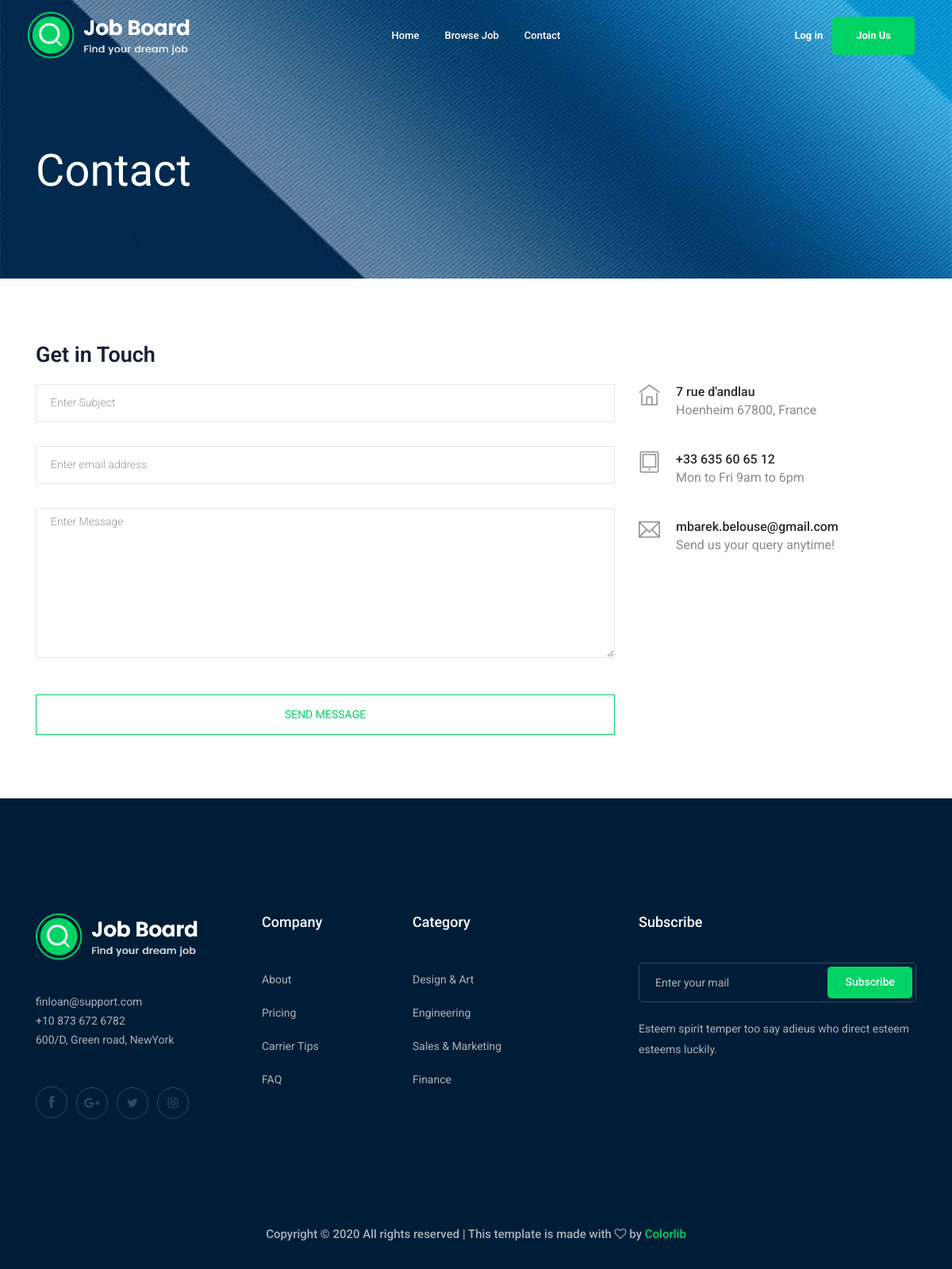
The page /contact-us/ on the database as committed earlier.
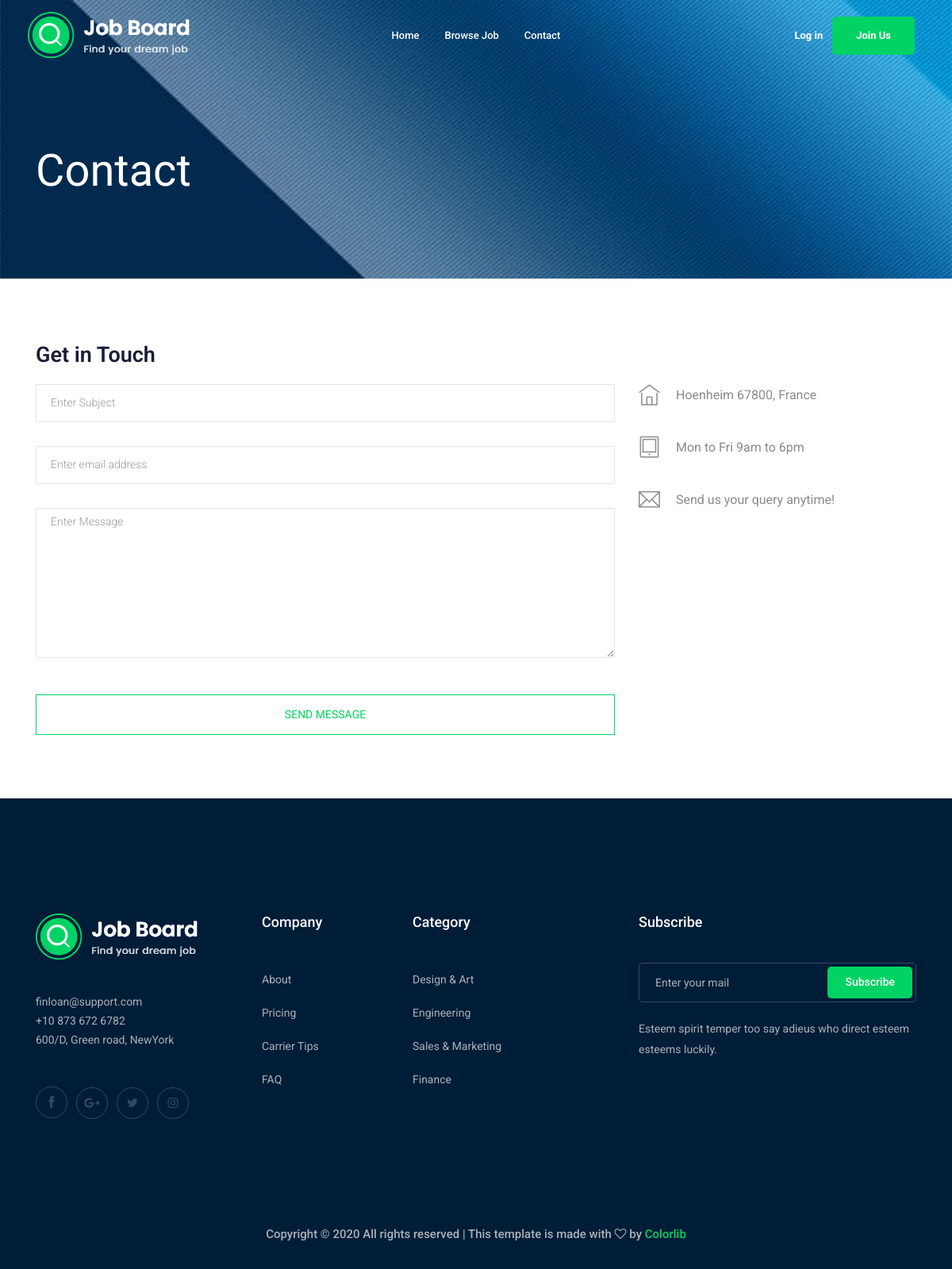
The same page on the database as committed later.
### contact/models.py (models this page shows, shortened)
class Info(models.Model):
    place = models.CharField(max_length=50)
    phone_number  = models.CharField(max_length=20)
    email = models.EmailField(max_length=254)
    class Meta:
        verbose_name = ("Info")
        verbose_name_plural = ("Infos")

### contact/views.py (the view, shortened to what this page needs)
# urls.py: path('',views.send_message , name='contact'),
def send_message(request):
    myinfo = Info.objects.first()
    return render(request,'contact/contact.html',{'myinfo':myinfo})

### contact/templates/contact/contact.html (shortened to what this page needs)
{% extends 'job/base.html' %}
{% block body %}
    <div class="bradcam_area bradcam_bg_1">
        <div class="container">
            <div class="row">
                <div class="col-xl-12">
                    <div class="bradcam_text">
                        <h3>contact</h3>
                    </div>
                </div>
            </div>
        </div>
    </div>
  <section class="contact-section section_padding">
    <div class="container">
      <div class="row">
        <div class="col-12">
          <h2 class="contact-title">Get in Touch</h2>
        </div>
        <div class="col-lg-8">
          <form class="form-contact contact_form" method="post" >
            <div class="row">
              <div class="col-12">
                <div class="form-group">
                  <input class="form-control" name="subject" id="subject" type="text" onfocus="this.placeholder = ''" onblur="this.placeholder = 'Enter Subject'" placeholder = 'Enter Subject'>
                </div>
              </div>
              <div class="col-sm-12">
                <div class="form-group">
                  <input class="form-control" name="email" id="email" type="email" onfocus="this.placeholder = ''" onblur="this.placeholder = 'Enter email address'" placeholder = 'Enter email address'>
                </div>
              </div>
              <div class="col-12">
                <div class="form-group">
                    <textarea class="form-control w-100" name="message" id="message" cols="30" rows="9"  placeholder = 'Enter Message'></textarea>
                </div>
              </div>
            </div>
            <div class="form-group mt-3">
              <input type="submit" class="button button-contactForm btn_4 boxed-btn w-100" value="send message">
            </div>
          </form>
        </div>
        <div class="col-lg-4">
          <div class="media contact-info">
            <span class="contact-info__icon"><i class="ti-home"></i></span>
            <div class="media-body">
              <h3>{{myinfo.place}}</h3>
              <p>Hoenheim 67800, France</p>
            </div>
          </div>
          <div class="media contact-info">
            <span class="contact-info__icon"><i class="ti-tablet"></i></span>
            <div class="media-body">
              <h3>{{myinfo.phone_number}}</h3>
              <p>Mon to Fri 9am to 6pm</p>
            </div>
          </div>
          <div class="media contact-info">
            <span class="contact-info__icon"><i class="ti-email"></i></span>
            <div class="media-body">
              <h3>{{myinfo.email}}</h3>
              <p>Send us your query anytime!</p>
            </div>
          </div>
        </div>
      </div>
    </div>
  </section>
  {% endblock body %}

### job/templates/job/base.html (shortened to what this page needs)
{% load static %}
<!DOCTYPE html>
<html class="no-js" lang="zxx">
  <head>
    <link rel="stylesheet" href="{% static 'css/bootstrap.min.css' %}" />
    <link rel="stylesheet" href="{% static 'css/owl.carousel.min.css' %}" />
    <link rel="stylesheet" href="{% static 'css/magnific-popup.css' %}" />
    <link rel="stylesheet" href="{% static 'css/font-awesome.min.css' %}" />
    <link rel="stylesheet" href="{% static 'css/themify-icons.css' %}" />
    <link rel="stylesheet" href="{% static 'css/nice-select.css' %}" />
    <link rel="stylesheet" href="{% static 'css/flaticon.css' %}" />
    <link rel="stylesheet" href="{% static 'css/jquery-ui.css' %}" />
    <link rel="stylesheet" href="{% static 'css/gijgo.css' %}" />
    <link rel="stylesheet" href="{% static 'css/animate.min.css' %}" />
    <link rel="stylesheet" href="{% static 'css/slicknav.css' %}" />
    <link rel="stylesheet" href="{% static 'css/style.css' %}" />
    <link rel="stylesheet" href="{% static 'css/cards.css' %}" />
  </head>
  <body>
    <header>
      <div class="header-area">
        <div id="sticky-header" class="main-header-area">
          <div class="container-fluid">
            <div class="header_bottom_border">
              <div class="row align-items-center">
                <div class="col-xl-3 col-lg-2">
                  <div class="logo">
                    <a href="{% url 'jobs:index' %}">
                      <img src="{% static 'img/logo.png' %}" alt="" />
                    </a>
                  </div>
                </div>
                <div class="col-xl-6 col-lg-7">
                  <div class="main-menu d-none d-lg-block">
                    <nav>
                      <ul id="navigation">
                        <li><a href="{% url 'jobs:index' %}">home</a></li>
                        <li><a href="{% url 'jobs:home' %}">Browse Job</a></li>
                        <li><a href="{% url 'contact:contact' %}">Contact</a></li>
                      </ul>
                    </nav>
                  </div>
                </div>
                <div class="col-xl-3 col-lg-3 d-none d-lg-block">
                  <div class="Appointment">
                    <div class="phone_num d-none d-xl-block">
                      {% if not user.is_authenticated %}
                      <a class="mr-2 font-weight-bold" href="{% url 'login' %}">Log in</a>
                      <a class="boxed-btn3 font-weight-bold" href="{% url 'accounts:signup' %}">Join Us</a>
                      {% endif %}
                    </div>
                  </div>
                </div>
                <div class="col-12">
                </div>
              </div>
            </div>
          </div>
        </div>
      </div>
    </header>
    {% block body %}
    {% endblock %}
    <footer class="footer">
        <div class="footer_top">
          <div class="container">
            <div class="row">
              <div class="col-xl-3 col-md-6 col-lg-3">
                <div
                  class="footer_widget wow fadeInUp"
                  data-wow-duration="1s"
                  data-wow-delay=".3s"
                >
                  <div class="footer_logo">
                    <a href="#">
                      <img src="{% static 'img/logo.png' %}" alt="" />
                    </a>
                  </div>
                  <p>
                    finloan@support.com <br />
                    +10 873 672 6782 <br />
                    600/D, Green road, NewYork
                  </p>
                  <div class="socail_links">
                    <ul>
                      <li>
                        <a href="#">
                          <i class="ti-facebook"></i>
                        </a>
                      </li>
                      <li>
                        <a href="#">
                          <i class="fa fa-google-plus"></i>
                        </a>
                      </li>
                      <li>
                        <a href="#">
                          <i class="fa fa-twitter"></i>
                        </a>
                      </li>
                      <li>
                        <a href="#">
                          <i class="fa fa-instagram"></i>
                        </a>
                      </li>
                    </ul>
                  </div>
                </div>
              </div>
              <div class="col-xl-2 col-md-6 col-lg-2">
                <div
                  class="footer_widget wow fadeInUp"
                  data-wow-duration="1.1s"
                  data-wow-delay=".4s"
                >
                  <h3 class="footer_title">
                    Company
                  </h3>
                  <ul>
                    <li><a href="#">About </a></li>
                    <li><a href="#"> Pricing</a></li>
                    <li><a href="#">Carrier Tips</a></li>
                    <li><a href="#">FAQ</a></li>
                  </ul>
                </div>
              </div>
              <div class="col-xl-3 col-md-6 col-lg-3">
                <div
                  class="footer_widget wow fadeInUp"
                  data-wow-duration="1.2s"
                  data-wow-delay=".5s"
                >
                  <h3 class="footer_title">
                    Category
                  </h3>
                  <ul>
                    <li><a href="#">Design & Art</a></li>
                    <li><a href="#">Engineering</a></li>
                    <li><a href="#">Sales & Marketing</a></li>
                    <li><a href="#">Finance</a></li>
                  </ul>
                </div>
              </div>
              <div class="col-xl-4 col-md-6 col-lg-4">
                <div
                  class="footer_widget wow fadeInUp"
                  data-wow-duration="1.3s"
                  data-wow-delay=".6s"
                >
                  <h3 class="footer_title">
                    Subscribe
                  </h3>
                  <form action="#" class="newsletter_form">
                    <input type="text" placeholder="Enter your mail" />
                    <button type="submit">Subscribe</button>
                  </form>
                  <p class="newsletter_text">
                    Esteem spirit temper too say adieus who direct esteem esteems
                    luckily.
                  </p>
                </div>
              </div>
            </div>
          </div>
        </div>
        <div
          class="copy-right_text wow fadeInUp"
          data-wow-duration="1.4s"
          data-wow-delay=".3s"
        >
          <div class="container">
            <div class="row">
              <div class="col-xl-12">
                <p class="copy_right text-center">
                  Copyright &copy;
                  All rights reserved | This template is made with
                  <i class="fa fa-heart-o" aria-hidden="true"></i> by
                  <a href="https://colorlib.com" target="_blank">Colorlib</a>
                </p>
              </div>
            </div>
          </div>
        </div>
      </footer>
    </body>
  </html>

### static/css/cards.css (style rules this page uses)
section { padding: 60px 0; }

Rows that differ between the two databases and show on the page:
removed Info: place "7 rue d'andlau", phone_number "+33 635 60 65 12", email "mbarek.belouse@gmail.com"
